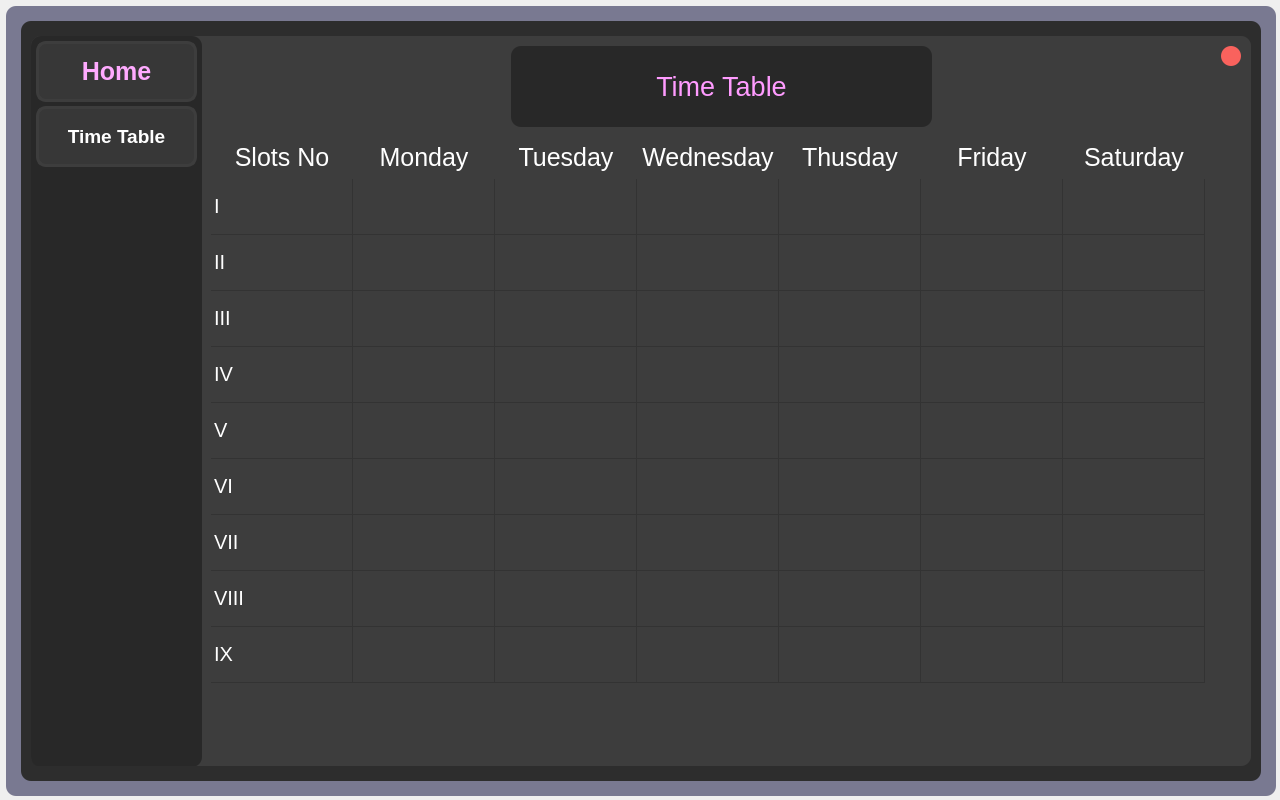
<?xml version="1.0" encoding="UTF-8"?>
<ui version="4.0">
 <class>MainWindow</class>
 <widget class="QMainWindow" name="MainWindow">
  <property name="geometry">
   <rect>
    <x>0</x>
    <y>0</y>
    <width>1280</width>
    <height>800</height>
   </rect>
  </property>
  <property name="windowTitle">
   <string>Jaypee Public School</string>
  </property>
  <property name="windowOpacity">
   <double>1.000000000000000</double>
  </property>
  <property name="styleSheet">
   <string notr="true">background-color: none;</string>
  </property>
  <widget class="QWidget" name="centralwidget">
   <widget class="QFrame" name="container">
    <property name="geometry">
     <rect>
      <x>6</x>
      <y>6</y>
      <width>1270</width>
      <height>790</height>
     </rect>
    </property>
    <property name="styleSheet">
     <string notr="true">background-color: rgb(121, 121, 145);
border-radius: 10px;</string>
    </property>
    <property name="frameShape">
     <enum>QFrame::StyledPanel</enum>
    </property>
    <property name="frameShadow">
     <enum>QFrame::Raised</enum>
    </property>
    <widget class="QFrame" name="background">
     <property name="geometry">
      <rect>
       <x>15</x>
       <y>15</y>
       <width>1240</width>
       <height>760</height>
      </rect>
     </property>
     <property name="styleSheet">
      <string notr="true">QFrame{
	background-color: rgb(45, 45, 45);

}</string>
     </property>
     <property name="frameShape">
      <enum>QFrame::StyledPanel</enum>
     </property>
     <property name="frameShadow">
      <enum>QFrame::Raised</enum>
     </property>
     <widget class="QFrame" name="frame_2">
      <property name="geometry">
       <rect>
        <x>10</x>
        <y>15</y>
        <width>1220</width>
        <height>730</height>
       </rect>
      </property>
      <property name="styleSheet">
       <string notr="true">border: none;
background-color: rgb(61, 61, 61);</string>
      </property>
      <property name="frameShape">
       <enum>QFrame::StyledPanel</enum>
      </property>
      <property name="frameShadow">
       <enum>QFrame::Raised</enum>
      </property>
      <widget class="QFrame" name="toggle_bar">
       <property name="geometry">
        <rect>
         <x>0</x>
         <y>0</y>
         <width>171</width>
         <height>731</height>
        </rect>
       </property>
       <property name="styleSheet">
        <string notr="true">background-color: rgb(40, 40, 40);
color: rgb(255, 155, 255);
border-radius: 10px;
border: none;</string>
       </property>
       <property name="frameShape">
        <enum>QFrame::StyledPanel</enum>
       </property>
       <property name="frameShadow">
        <enum>QFrame::Raised</enum>
       </property>
       <widget class="QPushButton" name="Home_button">
        <property name="geometry">
         <rect>
          <x>5</x>
          <y>5</y>
          <width>161</width>
          <height>61</height>
         </rect>
        </property>
        <property name="font">
         <font>
          <family>Segoe UI</family>
          <pointsize>19</pointsize>
          <weight>75</weight>
          <italic>false</italic>
          <bold>true</bold>
          <underline>false</underline>
         </font>
        </property>
        <property name="styleSheet">
         <string notr="true">QPushButton{
	background-color:rgb(55, 55, 55);
	border: 3px solid rgb(61,61,61);
	border-radius: 10px;
	color: rgb(255, 170, 255);
}

QPushButton:hover{
	border: 3px solid rgb(61, 61, 61)

}

QPushButton:pressed{
	background-color:rgb(61, 61, 61);
	color: rgb(255, 170, 255);
	border: 4px solid rgb(45, 45, 45);
	border-radius: 10px

}</string>
        </property>
        <property name="text">
         <string>Home</string>
        </property>
        <property name="iconSize">
         <size>
          <width>50</width>
          <height>60</height>
         </size>
        </property>
       </widget>
       <widget class="QPushButton" name="Time_table">
        <property name="geometry">
         <rect>
          <x>5</x>
          <y>70</y>
          <width>161</width>
          <height>61</height>
         </rect>
        </property>
        <property name="font">
         <font>
          <family>Segoe UI</family>
          <pointsize>14</pointsize>
          <weight>75</weight>
          <italic>false</italic>
          <bold>true</bold>
          <underline>false</underline>
         </font>
        </property>
        <property name="styleSheet">
         <string notr="true">QPushButton{
	background-color:rgb(55, 55, 55);
	border: 3px solid rgb(61,61,61);
	border-radius: 10px;
	color: rgb(255, 255, 255)
}

QPushButton:hover{
	border: 3px solid rgb(61, 61, 61)

}

QPushButton:pressed{
	background-color:rgb(61, 61, 61);
	color: rgb(255, 255 255);
	border: 4px solid rgb(45, 45, 45);
	border-radius: 10px

}</string>
        </property>
        <property name="text">
         <string>Time Table</string>
        </property>
        <property name="iconSize">
         <size>
          <width>50</width>
          <height>60</height>
         </size>
        </property>
       </widget>
      </widget>
      <widget class="QStackedWidget" name="stackedWidget">
       <property name="geometry">
        <rect>
         <x>180</x>
         <y>10</y>
         <width>1031</width>
         <height>711</height>
        </rect>
       </property>
       <property name="currentIndex">
        <number>2</number>
       </property>
       <widget class="QWidget" name="Home">
        <widget class="QPushButton" name="close_button_home">
         <property name="geometry">
          <rect>
           <x>1010</x>
           <y>0</y>
           <width>20</width>
           <height>20</height>
          </rect>
         </property>
         <property name="styleSheet">
          <string notr="true">QPushButton{
	border-radius: 10px;
	border: none;
	background-color: rgb(249, 98, 93);
}

QPushButton:pressed{
	border: none;
	border-radius: 10px;
	
	background-color: rgb(249, 163, 161);


}</string>
         </property>
         <property name="text">
          <string/>
         </property>
        </widget>
       </widget>
       <widget class="QWidget" name="Chemistry">
        <widget class="QPushButton" name="close_button_home_3">
         <property name="geometry">
          <rect>
           <x>1010</x>
           <y>0</y>
           <width>20</width>
           <height>20</height>
          </rect>
         </property>
         <property name="styleSheet">
          <string notr="true">QPushButton{
	border-radius: 10px;
	border: none;
	background-color: rgb(249, 98, 93);
}

QPushButton:pressed{
	border: none;
	border-radius: 10px;
	
	background-color: rgb(249, 163, 161);


}</string>
         </property>
         <property name="text">
          <string/>
         </property>
        </widget>
       </widget>
       <widget class="QWidget" name="timetable">
        <widget class="QTableWidget" name="tableWidget">
         <property name="geometry">
          <rect>
           <x>0</x>
           <y>90</y>
           <width>1031</width>
           <height>581</height>
          </rect>
         </property>
         <property name="font">
          <font>
           <pointsize>15</pointsize>
          </font>
         </property>
         <property name="styleSheet">
          <string notr="true">
QTableWidget
{
	background-color: rgb(61, 61, 61);
	color: rgb(255, 255, 255);
}


QHeaderView::section
{
	background-color: rgb(61, 61, 61);
	color: white;
	border: none;
	margin: 5px;
	text-align: center;
	font-family:Segoe UI ;
	font-size:25px;
	text-align:center;
} 


QTableWidget::item::selected 
{
	background-color: rgb(40, 40, 40);
	color: white;
	border: none;
	margin: 5px;
	text-align: right;
	font-family:Segoe UI ;
	font-size:25px;
	text-align:center;
}</string>
         </property>
         <property name="frameShape">
          <enum>QFrame::NoFrame</enum>
         </property>
         <property name="frameShadow">
          <enum>QFrame::Sunken</enum>
         </property>
         <property name="verticalScrollBarPolicy">
          <enum>Qt::ScrollBarAlwaysOff</enum>
         </property>
         <property name="horizontalScrollBarPolicy">
          <enum>Qt::ScrollBarAlwaysOff</enum>
         </property>
         <property name="sizeAdjustPolicy">
          <enum>QAbstractScrollArea::AdjustIgnored</enum>
         </property>
         <property name="autoScrollMargin">
          <number>16</number>
         </property>
         <property name="dragDropOverwriteMode">
          <bool>false</bool>
         </property>
         <property name="selectionMode">
          <enum>QAbstractItemView::NoSelection</enum>
         </property>
         <property name="selectionBehavior">
          <enum>QAbstractItemView::SelectItems</enum>
         </property>
         <property name="textElideMode">
          <enum>Qt::ElideLeft</enum>
         </property>
         <property name="showGrid">
          <bool>true</bool>
         </property>
         <property name="gridStyle">
          <enum>Qt::SolidLine</enum>
         </property>
         <property name="cornerButtonEnabled">
          <bool>false</bool>
         </property>
         <property name="columnCount">
          <number>7</number>
         </property>
         <attribute name="horizontalHeaderCascadingSectionResizes">
          <bool>true</bool>
         </attribute>
         <attribute name="horizontalHeaderMinimumSectionSize">
          <number>30</number>
         </attribute>
         <attribute name="horizontalHeaderDefaultSectionSize">
          <number>142</number>
         </attribute>
         <attribute name="horizontalHeaderHighlightSections">
          <bool>true</bool>
         </attribute>
         <attribute name="horizontalHeaderShowSortIndicator" stdset="0">
          <bool>false</bool>
         </attribute>
         <attribute name="horizontalHeaderStretchLastSection">
          <bool>false</bool>
         </attribute>
         <attribute name="verticalHeaderVisible">
          <bool>false</bool>
         </attribute>
         <attribute name="verticalHeaderMinimumSectionSize">
          <number>30</number>
         </attribute>
         <attribute name="verticalHeaderDefaultSectionSize">
          <number>56</number>
         </attribute>
         <attribute name="verticalHeaderShowSortIndicator" stdset="0">
          <bool>false</bool>
         </attribute>
         <attribute name="verticalHeaderStretchLastSection">
          <bool>false</bool>
         </attribute>
         <row>
          <property name="text">
           <string/>
          </property>
          <property name="font">
           <font>
            <family>Cambria</family>
            <pointsize>12</pointsize>
            <weight>75</weight>
            <bold>true</bold>
           </font>
          </property>
         </row>
         <row>
          <property name="text">
           <string/>
          </property>
          <property name="font">
           <font>
            <family>Cambria</family>
            <pointsize>12</pointsize>
            <weight>75</weight>
            <bold>true</bold>
           </font>
          </property>
         </row>
         <row>
          <property name="text">
           <string/>
          </property>
          <property name="font">
           <font>
            <family>Cambria</family>
            <pointsize>12</pointsize>
            <weight>75</weight>
            <bold>true</bold>
           </font>
          </property>
         </row>
         <row>
          <property name="text">
           <string/>
          </property>
          <property name="font">
           <font>
            <family>Cambria</family>
            <pointsize>12</pointsize>
            <weight>75</weight>
            <bold>true</bold>
           </font>
          </property>
         </row>
         <row>
          <property name="text">
           <string/>
          </property>
          <property name="font">
           <font>
            <family>Cambria</family>
            <pointsize>12</pointsize>
            <weight>75</weight>
            <bold>true</bold>
           </font>
          </property>
         </row>
         <row>
          <property name="text">
           <string/>
          </property>
          <property name="font">
           <font>
            <family>Cambria</family>
            <pointsize>12</pointsize>
            <weight>75</weight>
            <bold>true</bold>
           </font>
          </property>
         </row>
         <row>
          <property name="text">
           <string/>
          </property>
          <property name="font">
           <font>
            <family>Cambria</family>
            <pointsize>12</pointsize>
            <weight>75</weight>
            <bold>true</bold>
           </font>
          </property>
         </row>
         <row>
          <property name="text">
           <string/>
          </property>
          <property name="font">
           <font>
            <family>Cambria</family>
            <pointsize>12</pointsize>
            <weight>75</weight>
            <bold>true</bold>
           </font>
          </property>
         </row>
         <row>
          <property name="text">
           <string/>
          </property>
          <property name="font">
           <font>
            <family>Cambria</family>
            <pointsize>12</pointsize>
            <weight>75</weight>
            <bold>true</bold>
           </font>
          </property>
         </row>
         <column>
          <property name="text">
           <string>Slots No</string>
          </property>
          <property name="font">
           <font>
            <family>Segoe UI</family>
            <pointsize>12</pointsize>
            <weight>75</weight>
            <bold>true</bold>
           </font>
          </property>
         </column>
         <column>
          <property name="text">
           <string>Monday</string>
          </property>
         </column>
         <column>
          <property name="text">
           <string>Tuesday</string>
          </property>
         </column>
         <column>
          <property name="text">
           <string>Wednesday</string>
          </property>
         </column>
         <column>
          <property name="text">
           <string>Thusday</string>
          </property>
         </column>
         <column>
          <property name="text">
           <string>Friday</string>
          </property>
         </column>
         <column>
          <property name="text">
           <string>Saturday</string>
          </property>
         </column>
         <item row="0" column="0">
          <property name="text">
           <string>I</string>
          </property>
         </item>
         <item row="1" column="0">
          <property name="text">
           <string>II</string>
          </property>
         </item>
         <item row="2" column="0">
          <property name="text">
           <string>III</string>
          </property>
         </item>
         <item row="3" column="0">
          <property name="text">
           <string>IV</string>
          </property>
         </item>
         <item row="4" column="0">
          <property name="text">
           <string>V</string>
          </property>
         </item>
         <item row="5" column="0">
          <property name="text">
           <string>VI</string>
          </property>
         </item>
         <item row="6" column="0">
          <property name="text">
           <string>VII</string>
          </property>
         </item>
         <item row="7" column="0">
          <property name="text">
           <string>VIII</string>
          </property>
         </item>
         <item row="8" column="0">
          <property name="text">
           <string>IX</string>
          </property>
         </item>
        </widget>
        <widget class="QLabel" name="label">
         <property name="geometry">
          <rect>
           <x>300</x>
           <y>0</y>
           <width>421</width>
           <height>81</height>
          </rect>
         </property>
         <property name="font">
          <font>
           <family>Segoe UI</family>
           <pointsize>48</pointsize>
          </font>
         </property>
         <property name="styleSheet">
          <string notr="true">background-color: rgb(40, 40, 40);
color: rgb(255, 155, 255);
border-radius: 10px;
border: none;</string>
         </property>
         <property name="text">
          <string>&lt;html&gt;&lt;head/&gt;&lt;body&gt;&lt;p align=&quot;center&quot;&gt;&lt;span style=&quot; font-size:20pt;&quot;&gt;Time Table&lt;/span&gt;&lt;/p&gt;&lt;/body&gt;&lt;/html&gt;</string>
         </property>
        </widget>
        <widget class="QPushButton" name="close_button_home_4">
         <property name="geometry">
          <rect>
           <x>1010</x>
           <y>0</y>
           <width>20</width>
           <height>20</height>
          </rect>
         </property>
         <property name="styleSheet">
          <string notr="true">QPushButton{
	border-radius: 10px;
	border: none;
	background-color: rgb(249, 98, 93);
}

QPushButton:pressed{
	border: none;
	border-radius: 10px;
	
	background-color: rgb(249, 163, 161);


}</string>
         </property>
         <property name="text">
          <string/>
         </property>
        </widget>
       </widget>
       <widget class="QWidget" name="Physics">
        <widget class="QPushButton" name="close_button_home_2">
         <property name="geometry">
          <rect>
           <x>1010</x>
           <y>0</y>
           <width>20</width>
           <height>20</height>
          </rect>
         </property>
         <property name="styleSheet">
          <string notr="true">QPushButton{
	border-radius: 10px;
	border: none;
	background-color: rgb(249, 98, 93);
}

QPushButton:pressed{
	border: none;
	border-radius: 10px;
	
	background-color: rgb(249, 163, 161);


}</string>
         </property>
         <property name="text">
          <string/>
         </property>
        </widget>
       </widget>
      </widget>
     </widget>
    </widget>
   </widget>
  </widget>
 </widget>
 <resources/>
 <connections/>
</ui>
